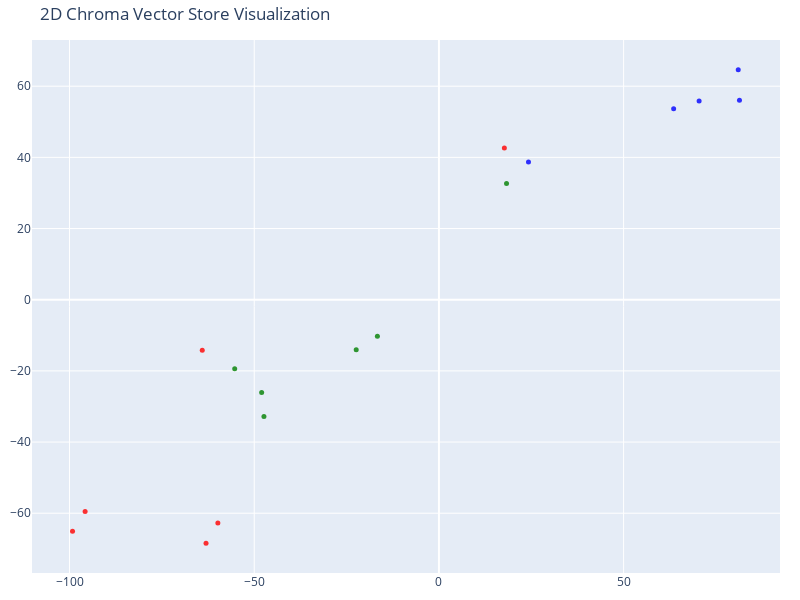

The notebook cell saved with this chart:
### Code cell
"""perplexity es la cantidad de numeros cercanos posibles a un dato N. Por eso debe ser menor que
el numero de muestras. 
"""
tsne = TSNE(n_components=2, random_state=42, perplexity=2)
reduced_vectors = tsne.fit_transform(vectors)

# Create the 2D scatter plot
fig = go.Figure(data=[go.Scatter(
    x=reduced_vectors[:, 0],
    y=reduced_vectors[:, 1],
    mode='markers',
    marker=dict(size=5, color=colors, opacity=0.8),
    text=[f"Type: {t}<br>Text: {d[:100]}..." for t, d in zip(doc_types, documents)],
    hoverinfo='text'
)])

fig.update_layout(
    title='2D Chroma Vector Store Visualization',
    scene=dict(xaxis_title='x',yaxis_title='y'),
    width=800,
    height=600,
    margin=dict(r=20, b=10, l=10, t=40)
)

### Figure 1 — Plotly figure (JSON) as saved in the notebook; plotly's stock layout.template omitted (floating-point values rounded to 4 significant figures)
{"data": [{"hoverinfo": "text", "marker": {"color": ["blue", "red", "blue", "blue", "blue", "green", "green", "green", "red", "blue", "red", "green", "green", "red", "red", "green", "red"], "opacity": 0.8, "size": 5}, "mode": "markers", "text": ["Type: set_3.md<br>Text: * **Pâte à Choux**: Masa ligera utilizada para éclairs, profiteroles y chouquettes.\n* **Crème Pâtiss...", "Type: set_1.md<br>Text: Algunas características clave de los gatos domésticos incluyen:...", "Type: set_3.md<br>Text: Aprender repostería francesa implica dominar técnicas como el *feuilletage* (hojaldrado), el templad...", "Type: set_3.md<br>Text: Algunos elementos icónicos de la repostería francesa incluyen:...", "Type: set_3.md<br>Text: La **repostería francesa** es reconocida mundialmente por su exquisitez, técnica y variedad. Desde d...", "Type: set_2.md<br>Text: Los **grandes felinos salvajes**, como los leones, tigres, leopardos y jaguares, son algunos de los ...", "Type: set_2.md<br>Text: # Documento de Prueba para Embeddings de Vectores 2: Grandes Felinos Salvajes...", "Type: set_2.md<br>Text: Estos felinos comparten algunas características con los gatos domésticos, como su agilidad, garras r...", "Type: set_1.md<br>Text: Este documento se centra específicamente en las características generales y el comportamiento de los...", "Type: set_3.md<br>Text: # Documento de Prueba para Embeddings de Vectores 3: Recetas de Repostería Francesa...", "Type: set_1.md<br>Text: Son depredadores hábiles y se sabe que cazan más de 1.000 especies de animales para alimentarse. Son...", "Type: set_2.md<br>Text: Algunos aspectos distintivos de los grandes felinos salvajes:...", "Type: set_2.md<br>Text: * **Fuerza y Potencia**: Adaptados para derribar presas mucho más grandes que ellos.\n* **Territorial...", "Type: set_1.md<br>Text: Los **gatos domésticos** (*Felis catus*) son mamíferos carnívoros pequeños y peludos, valorados por ...", "Type: set_1.md<br>Text: # Documento de Prueba para Embeddings de Vectores 1: Gatos Domésticos...", "Type: set_2.md<br>Text: Este documento se enfoca en las características generales y el estado de los grandes felinos que hab...", "Type: set_1.md<br>Text: * **Agilidad**: Tienen cuerpos flexibles y reflejos rápidos.\n* **Visión nocturna**: Poseen una excel..."], "type": "scatter", "x": [81.36, -59.84, 81.03, 63.54, 70.44, -47.99, 18.3, -47.37, -99.19, 24.24, -95.78, -16.66, -55.29, -63.05, 17.71, -22.39, -64.07], "y": [56.06, -62.77, 64.61, 53.64, 55.86, -26.09, 32.63, -32.81, -65.05, 38.7, -59.54, -10.26, -19.39, -68.43, 42.62, -14.08, -14.19]}], "layout": {"height": 600, "margin": {"b": 10, "l": 10, "r": 20, "t": 40}, "scene": {"xaxis": {"title": {"text": "x"}}, "yaxis": {"title": {"text": "y"}}}, "title": {"text": "2D Chroma Vector Store Visualization"}, "width": 800}}
